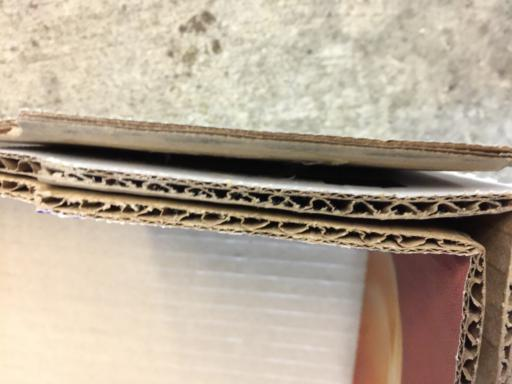
#> input picture Waste-Classification-1/train/cardboard/cardboard120_jpg.rf.944b6a5ca06c5190ad3f1885aa51f343.jpg, 512 x 384 px; its folder holds only this picture in this run
$ jupyter execute --allow-errors Ekstracja_cech.ipynb
#> lines starting #> are read from the running program, lines starting #| are printed output that depends on the picture; after the words box and inside, x2 and y2 are one past the last pixel; in counts of white or black regions, pixels touching at a corner belong together
### przerabianko.py
import cv2
import numpy as np
import torch
import torch.nn as nn
import torch.optim as optim
from skimage.feature import local_binary_pattern


def extract_features(image_path):

    img = cv2.imread(image_path)
#> img is the input picture: shape (384, 512, 3); mean B, G, R 149.9, 167.4, 181.2

    if img is None:
        return None

    img_hsv = cv2.cvtColor(img, cv2.COLOR_BGR2HSV)
#> img_hsv: shape (384, 512, 3); mean H, S, V 21.5, 52.3, 181.3

    # CECHY KOLORU PO KOLEI

    # Histogramy HSV (H - odcień, S - nasycenie, V - jasność)
    hist_h = cv2.calcHist([img_hsv], [0], None, [16], [0, 180])
#> hist_h = [19880, 138395, 30192, 2251, 293, 111, 466, 115, 147, 349, 960, 621, 500, 197, 891, 1240]
    hist_s = cv2.calcHist([img_hsv], [1], None, [16], [0, 256])
#> hist_s = [14670, 45394, 67424, 17436, 11976, 10011, 11497, 9806, 3897, 1592, 868, 631, 398, 267, 199, 542]
    hist_v = cv2.calcHist([img_hsv], [2], None, [16], [0, 256])
#> hist_v = [4945, 3960, 2714, 2494, 2662, 4689, 5402, 7723, 11280, 10989, 11350, 14363, 24414, 34184, 34004, 21435]

    #Normalizacja
    hist_h = hist_h / (hist_h.sum() + 1e-6)
#> hist_h = [0.101, 0.704, 0.154, 0.0114, 0.00149, 0.000565, 0.00237, 0.000585, 0.000748, 0.00178, 0.00488, 0.00316, 0.00254, 0.001, 0.00453, 0.00631]
    hist_s = hist_s / (hist_s.sum() + 1e-6)
#> hist_s = [0.0746, 0.231, 0.343, 0.0887, 0.0609, 0.0509, 0.0585, 0.0499, 0.0198, 0.0081, 0.00441, 0.00321, 0.00202, 0.00136, 0.00101, 0.00276]
    hist_v = hist_v / (hist_v.sum() + 1e-6)
#> hist_v = [0.0252, 0.0201, 0.0138, 0.0127, 0.0135, 0.0238, 0.0275, 0.0393, 0.0574, 0.0559, 0.0577, 0.0731, 0.124, 0.174, 0.173, 0.109]

    # Odchylenie standardowe (czy kolor jest jednolity czy taki ala poszarpany)
    std_color = cv2.meanStdDev(img_hsv)[1].flatten()
#> std_color = [21.4, 37.36, 61.24]

    # CECHY KSZTAŁTU - po kolei zamieniamy na szary (musi być żeby treshold działał), czarno biały i szukamy krawędzi
    gray = cv2.cvtColor(img, cv2.COLOR_BGR2GRAY)
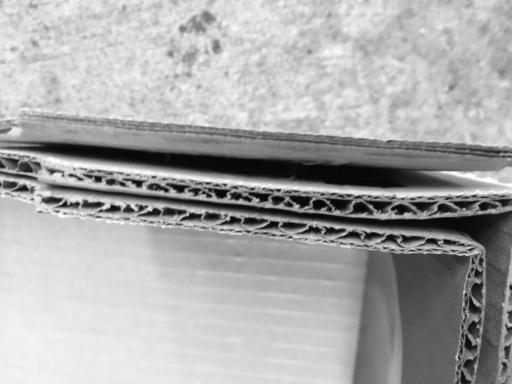
#> gray: shape (384, 512); min 1, max 255, mean 169.6
    _, thresh = cv2.threshold(gray, 127, 255, cv2.THRESH_BINARY)
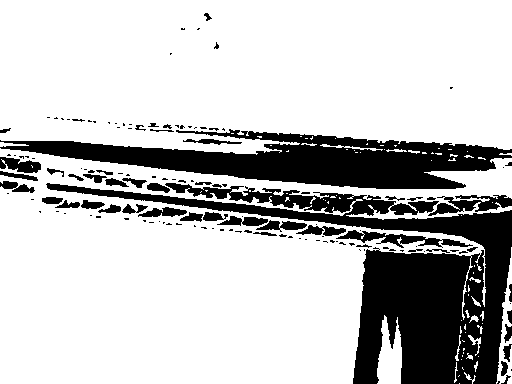
#> thresh: shape (384, 512); 76% white; 139 black regions (90 under 20 px)
    contours, _ = cv2.findContours(thresh, cv2.RETR_EXTERNAL, cv2.CHAIN_APPROX_SIMPLE)
#> contours = 83 contours, 74 with area under 20; largest, box (x1, y1, x2, y2) and area: (0, 148, 512, 384) 76576, (0, 0, 512, 155) 72448, (377, 315, 402, 384) 1071, (496, 247, 512, 384) 682, (320, 144, 383, 151) 51

    # Local_binary_pattern
    lbp = local_binary_pattern(gray, P=8, R=1, method='uniform')
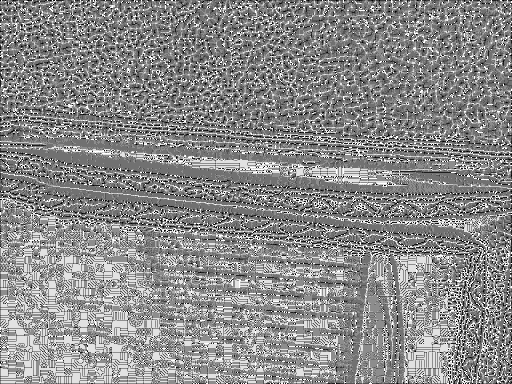
#> lbp: shape (384, 512) float64; min 0, max 9, mean 4.9; drawn with min black and max white
    hist, _ = np.histogram(lbp.ravel(), bins=10, range=(0, 10))
#> hist = [2829, 7781, 5535, 23580, 53061, 46506, 14657, 11422, 20876, 10361]
    hist = hist.astype("float") / (hist.sum() + 1e-6)
#> hist = [0.0144, 0.0396, 0.0282, 0.12, 0.27, 0.237, 0.0745, 0.0581, 0.106, 0.0527]

    if contours:
        cnt = max(contours, key=cv2.contourArea)
#> cnt = contour of 1360 points, box (x1, y1, x2, y2) (0, 148, 512, 384), area 76576
        area = cv2.contourArea(cnt)
#> area = 76576
        perimeter = cv2.arcLength(cnt, True)
#> perimeter = 4413
        # Współczynnik zwartości (Compactness)
        compactness = (4 * np.pi * area) / (perimeter**2) if perimeter > 0 else 0
#> compactness = 0.0494
        # Prostokąt otaczający (Aspect Ratio)
        x, y, w, h = cv2.boundingRect(cnt)
#> x = 0; y = 148; w = 512; h = 236
        aspect_ratio = float(w)/h
#> aspect_ratio = 2.17

    else:
        compactness, aspect_ratio = 0, 0


    # Wektor wszystkich cech
    features = np.concatenate([
    hist_h.flatten(),
    hist_s.flatten(),
    hist_v.flatten(),
    std_color,
    hist,  # LBP
    [compactness, aspect_ratio]])
#> features = 63 values, max 61.24 at index 50, min 0.000565 at index 5, mean 2

    return torch.tensor(features, dtype=torch.float32)

### Ekstracja_cech.ipynb
Kod ma na celu stworzenie, nauczenie i przetestowanie sieci w celu klasyfikacji śmieci na podstawie zdjęć. Poniżej znajduje się funkcja do ekstrakcji cech ze zdjęcia. Zwraca wektor numerycznych cech, teraz ok. 60 ale cały kod jest elastyczny, więc można dodawać co się chce tutaj. Oczywiście jak się coś doda/usunie to trzeba wytrenować nowy model, bo wtedy stary nie zadziała.

[cell 1]
import cv2
import numpy as np
import torch
from skimage.feature import local_binary_pattern


# [59 lines left out: function extract_features, not called in this run]

Poniżej znajduje się kod do tworzenia sieci neuronowej

[cell 2]
import torch.nn as nn
import torch.optim as optim


class WasteNet(nn.Module):
    # [15 lines left out: function __init__, not called in this run]

    def forward(self, x):
        return self.fc(x)


# [7 lines left out: function model_in, not called in this run]

Poniżej kod, który służy do stworzenia i trenowania sieci, używa dwóch poprzednich funkcji. Klasa CustomDataset służy do pobrania zdjęć z folderów i odpowiedniej kategori do każdego zdjęcia. Wywołuje to raz na początku żeby było szybciej. Żeby to działało trzeba wywołać poprzednie fragementy i po chwili odpali się uczenie. Można zmienić liczbę epok w pętli. Przykładowy model jest zapisany w pliku waste_model.pth

[cell 3]
import os
import json
import przerabianko
import numpy as np
import torch
from torch.utils.data import DataLoader, Dataset


class CustomDataset(Dataset):
    def __init__(self, root_dir):
        self.root_dir = root_dir
        self.classes = sorted(os.listdir(root_dir))
        self.samples = []

        # Robimy listę wszystkich plików raz na początku
        for target_class in self.classes:
            class_dir = os.path.join(root_dir, target_class)
            if not os.path.isdir(class_dir):
                continue
            for img_name in os.listdir(class_dir):
                self.samples.append((
                    os.path.join(class_dir, img_name),
                    self.classes.index(target_class)
                ))

    def __len__(self):
        return len(self.samples)

    def __getitem__(self, idx):
        img_path, label = self.samples[idx]
        features = przerabianko.extract_features(img_path)

        # Obsługa błędnych zdjęć (np. jeśli OpenCV nie wczyta pliku)
        if features is None:
            return torch.zeros(self.number_features), torch.tensor(label)

        return features, torch.tensor(label)


#> (the rest of this cell did not finish here and is left out)

Poniżej jest kod do testowania na zbiorze /test. Żeby to działało trzeba odpalić 2 pierwsze fragmenty Code, czyli z funkcjami do ekstrakcji i do tworzenia, nie trzeba odpalać fragemntu z trenowaniem.

[cell 4]
import torch
import os
from torch.utils.data import DataLoader


classes = ["cardboard", "glass", "metal", "paper", "plastic", "trash"]
test_dir = 'Waste-Classification-1/test'
model_path = 'waste_model.pth'


class CustomDataset(Dataset):
    def __init__(self, root_dir):
        self.root_dir = root_dir
        self.classes = sorted(os.listdir(root_dir))
        self.samples = []

        # Robimy listę wszystkich plików raz na początku
        for target_class in self.classes:
            class_dir = os.path.join(root_dir, target_class)
            if not os.path.isdir(class_dir):
                continue
            for img_name in os.listdir(class_dir):
                self.samples.append((
                    os.path.join(class_dir, img_name),
                    self.classes.index(target_class)
                ))

    def __len__(self):
        return len(self.samples)

    # [9 lines left out: function __getitem__, not called in this run]


def evaluate():

    # 1. Przygotowanie danych testowych
    test_dataset = CustomDataset(root_dir=test_dir)
    test_loader = DataLoader(test_dataset, batch_size=1, shuffle=False)

    correct = 0
    total = 0

    class_correct = {cls: 0 for cls in classes}
    class_total = {cls: 0 for cls in classes}

    # 2. Konfiguracja
    sample_features, _ = test_dataset[0]
    input_size = sample_features.shape[0] # Żeby był flex i nie trzeba by było liczyć tego co zmienioną/dodaną ceche cechę.

    # Nazwy klas - muszą być w tej samej kolejności co przy trenowaniu, ale to jest w json
    num_classes = len(classes)

    # 3. Wczytanie modelu
    net, _, _ = model_in(input_size=input_size, num_classes=num_classes)

    if not os.path.exists(model_path):
        print(f"Błąd: Nie znaleziono pliku modelu {model_path}!")
        return

    net.load_state_dict(torch.load(model_path))
    net.eval() # BARDZO WAŻNE: przełącza model w tryb testowania
    print("Model wczytany pomyślnie.")

    print(f"Test na {len(test_dataset)} obrazach")

    # 4. Pętla testująca
    with torch.no_grad():
        for inputs, labels in test_loader:
            outputs = net(inputs)

            # Tutaj argmax po prostu
            _, predicted = torch.max(outputs.data, 1)

            total += 1
            label_idx = labels.item()
            pred_idx = predicted.item()

            if pred_idx == label_idx:
                correct += 1
                class_correct[classes[label_idx]] += 1

            class_total[classes[label_idx]] += 1

    # 5. Wyniki dla testowanego
    accuracy = 100 * correct / total
    print("\n" + "="*30)
    print(f"WYNIK OGÓLNY: {correct}/{total} ({accuracy:.2f}%)")
    print("="*30)

    print("\nSkuteczność dla poszczególnych klas:")
    for cls in classes:
        if class_total[cls] > 0:
            cls_acc = 100 * class_correct[cls] / class_total[cls]
            print(f"- {cls:10}: {class_correct[cls]}/{class_total[cls]} ({cls_acc:.2f}%)")
        else:
            print(f"- {cls:10}: Brak obrazów testowych")

if __name__ == "__main__":
    evaluate()
#> (the call stopped at in evaluate, `test_loader = DataLoader(test_dataset, batch_size=1, shuffle=False)`: torch is not available in this run)
